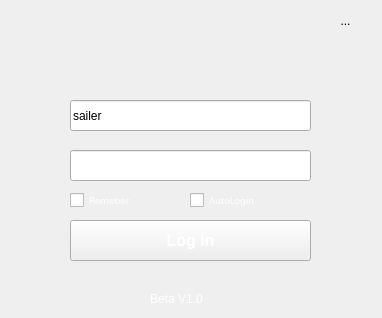
<?xml version="1.0" encoding="UTF-8"?>
<ui version="4.0">
 <class>login</class>
 <widget class="QWidget" name="login">
  <property name="geometry">
   <rect>
    <x>0</x>
    <y>0</y>
    <width>382</width>
    <height>318</height>
   </rect>
  </property>
  <property name="sizePolicy">
   <sizepolicy hsizetype="Fixed" vsizetype="Fixed">
    <horstretch>0</horstretch>
    <verstretch>0</verstretch>
   </sizepolicy>
  </property>
  <property name="windowTitle">
   <string>Form</string>
  </property>
  <widget class="QLineEdit" name="userEdit">
   <property name="geometry">
    <rect>
     <x>70</x>
     <y>100</y>
     <width>241</width>
     <height>31</height>
    </rect>
   </property>
   <property name="styleSheet">
    <string notr="true">font: 9pt &quot;Verdana&quot;;</string>
   </property>
   <property name="text">
    <string>sailer</string>
   </property>
  </widget>
  <widget class="QLineEdit" name="passwordEdit">
   <property name="geometry">
    <rect>
     <x>70</x>
     <y>150</y>
     <width>241</width>
     <height>31</height>
    </rect>
   </property>
   <property name="text">
    <string/>
   </property>
   <property name="echoMode">
    <enum>QLineEdit::Password</enum>
   </property>
  </widget>
  <widget class="QLabel" name="logoLabel">
   <property name="geometry">
    <rect>
     <x>130</x>
     <y>10</y>
     <width>111</width>
     <height>81</height>
    </rect>
   </property>
   <property name="text">
    <string/>
   </property>
   <property name="pixmap">
    <pixmap resource="resoure.qrc">:/image/tc.png</pixmap>
   </property>
   <property name="scaledContents">
    <bool>true</bool>
   </property>
  </widget>
  <widget class="QCheckBox" name="AutoCheck">
   <property name="geometry">
    <rect>
     <x>190</x>
     <y>190</y>
     <width>121</width>
     <height>21</height>
    </rect>
   </property>
   <property name="font">
    <font>
     <family>Verdana</family>
     <pointsize>7</pointsize>
    </font>
   </property>
   <property name="styleSheet">
    <string notr="true">color:rgb(255, 255, 255)</string>
   </property>
   <property name="text">
    <string>AutoLogin</string>
   </property>
   <property name="iconSize">
    <size>
     <width>12</width>
     <height>12</height>
    </size>
   </property>
  </widget>
  <widget class="QPushButton" name="loginBtn">
   <property name="geometry">
    <rect>
     <x>70</x>
     <y>220</y>
     <width>241</width>
     <height>41</height>
    </rect>
   </property>
   <property name="palette">
    <palette>
     <active>
      <colorrole role="WindowText">
       <brush brushstyle="SolidPattern">
        <color alpha="255">
         <red>255</red>
         <green>255</green>
         <blue>255</blue>
        </color>
       </brush>
      </colorrole>
      <colorrole role="Text">
       <brush brushstyle="SolidPattern">
        <color alpha="255">
         <red>255</red>
         <green>255</green>
         <blue>255</blue>
        </color>
       </brush>
      </colorrole>
      <colorrole role="ButtonText">
       <brush brushstyle="SolidPattern">
        <color alpha="255">
         <red>255</red>
         <green>255</green>
         <blue>255</blue>
        </color>
       </brush>
      </colorrole>
     </active>
     <inactive>
      <colorrole role="WindowText">
       <brush brushstyle="SolidPattern">
        <color alpha="255">
         <red>255</red>
         <green>255</green>
         <blue>255</blue>
        </color>
       </brush>
      </colorrole>
      <colorrole role="Text">
       <brush brushstyle="SolidPattern">
        <color alpha="255">
         <red>255</red>
         <green>255</green>
         <blue>255</blue>
        </color>
       </brush>
      </colorrole>
      <colorrole role="ButtonText">
       <brush brushstyle="SolidPattern">
        <color alpha="255">
         <red>255</red>
         <green>255</green>
         <blue>255</blue>
        </color>
       </brush>
      </colorrole>
     </inactive>
     <disabled>
      <colorrole role="WindowText">
       <brush brushstyle="SolidPattern">
        <color alpha="255">
         <red>255</red>
         <green>255</green>
         <blue>255</blue>
        </color>
       </brush>
      </colorrole>
      <colorrole role="Text">
       <brush brushstyle="SolidPattern">
        <color alpha="255">
         <red>255</red>
         <green>255</green>
         <blue>255</blue>
        </color>
       </brush>
      </colorrole>
      <colorrole role="ButtonText">
       <brush brushstyle="SolidPattern">
        <color alpha="255">
         <red>255</red>
         <green>255</green>
         <blue>255</blue>
        </color>
       </brush>
      </colorrole>
     </disabled>
    </palette>
   </property>
   <property name="font">
    <font>
     <family>Arial</family>
     <pointsize>12</pointsize>
     <weight>75</weight>
     <bold>true</bold>
    </font>
   </property>
   <property name="styleSheet">
    <string notr="true">color:rgb(255, 255, 255)</string>
   </property>
   <property name="text">
    <string>Log in</string>
   </property>
  </widget>
  <widget class="QLabel" name="label">
   <property name="geometry">
    <rect>
     <x>150</x>
     <y>290</y>
     <width>81</width>
     <height>18</height>
    </rect>
   </property>
   <property name="styleSheet">
    <string notr="true">font: 7pt &quot;Verdana&quot;;
color:rgb(255, 255, 255)</string>
   </property>
   <property name="text">
    <string>Beta V1.0</string>
   </property>
  </widget>
  <widget class="QCheckBox" name="remeberCheck">
   <property name="geometry">
    <rect>
     <x>70</x>
     <y>190</y>
     <width>121</width>
     <height>21</height>
    </rect>
   </property>
   <property name="font">
    <font>
     <family>Verdana</family>
     <pointsize>7</pointsize>
    </font>
   </property>
   <property name="styleSheet">
    <string notr="true">color:rgb(255, 255, 255)</string>
   </property>
   <property name="text">
    <string>Remeber</string>
   </property>
   <property name="iconSize">
    <size>
     <width>12</width>
     <height>12</height>
    </size>
   </property>
  </widget>
  <widget class="QToolButton" name="closeBtn">
   <property name="geometry">
    <rect>
     <x>310</x>
     <y>0</y>
     <width>71</width>
     <height>41</height>
    </rect>
   </property>
   <property name="text">
    <string>...</string>
   </property>
   <property name="icon">
    <iconset resource="resoure.qrc">
     <normaloff>:/image/close.png</normaloff>:/image/close.png</iconset>
   </property>
   <property name="autoRaise">
    <bool>true</bool>
   </property>
  </widget>
  <widget class="QLabel" name="infoLabel">
   <property name="geometry">
    <rect>
     <x>40</x>
     <y>270</y>
     <width>311</width>
     <height>20</height>
    </rect>
   </property>
   <property name="styleSheet">
    <string notr="true">color:rgb(255, 255, 255)</string>
   </property>
   <property name="text">
    <string/>
   </property>
  </widget>
 </widget>
 <resources>
  <include location="resoure.qrc"/>
 </resources>
 <connections/>
</ui>
